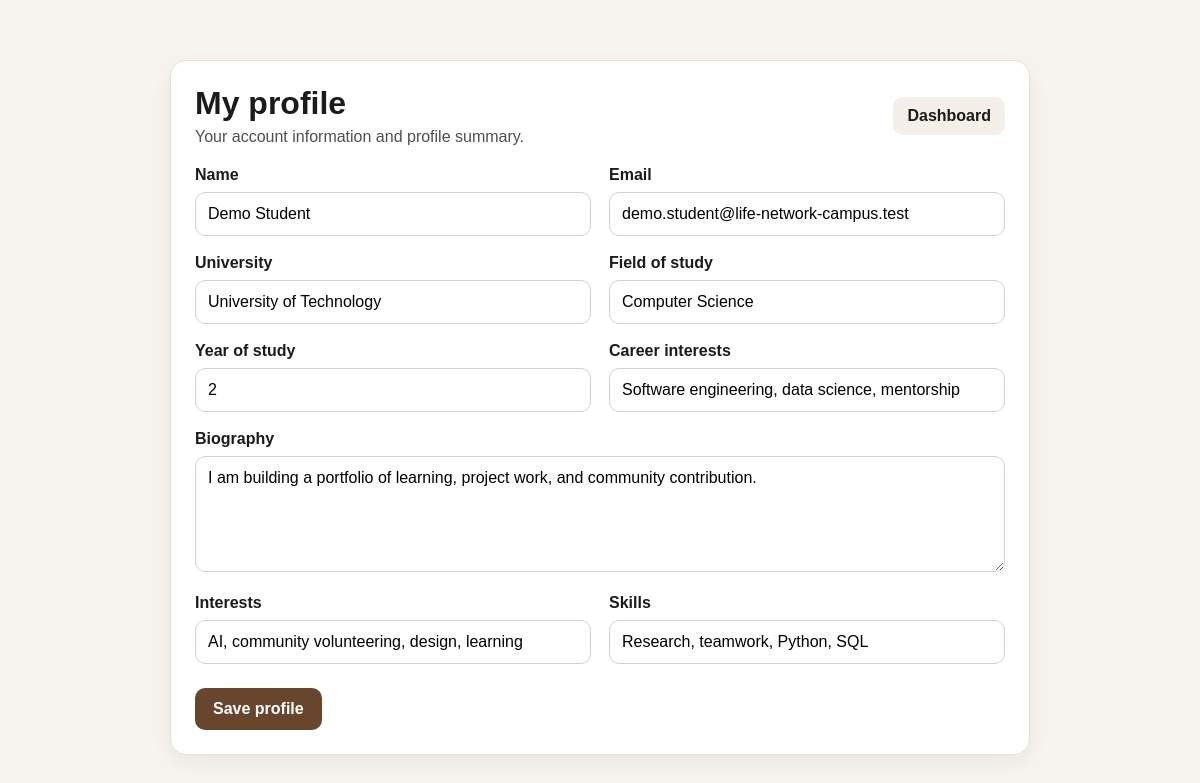
/public/profile (signed in), run on the app's committed database.
### tables this page shows
CREATE TABLE IF NOT EXISTS users (
    id BIGINT UNSIGNED NOT NULL AUTO_INCREMENT,
    name VARCHAR(120) NOT NULL,
    email VARCHAR(255) NOT NULL,
    password_hash VARCHAR(255) NOT NULL,
    university VARCHAR(150) DEFAULT NULL,
    field_of_study VARCHAR(150) DEFAULT NULL,
    year_of_study TINYINT UNSIGNED DEFAULT NULL,
    bio TEXT DEFAULT NULL,
    interests TEXT DEFAULT NULL,
    skills TEXT DEFAULT NULL,
    career_interests TEXT DEFAULT NULL,
    avatar_path VARCHAR(255) DEFAULT NULL,
    is_active TINYINT(1) NOT NULL DEFAULT 1,
    created_at TIMESTAMP NOT NULL DEFAULT CURRENT_TIMESTAMP,
    updated_at TIMESTAMP NOT NULL DEFAULT CURRENT_TIMESTAMP ON UPDATE CURRENT_TIMESTAMP,
    PRIMARY KEY (id),
    UNIQUE KEY uq_users_email (email)
);

### app/Helpers/helpers.php (called while the page is built, shortened)
<?php
function e(mixed $value): string
{
    return htmlspecialchars((string) $value, ENT_QUOTES, 'UTF-8');
}
function renderView(string $viewName, array $data = []): void
{
    $template = __DIR__ . '/../Views/' . $viewName . '.php';
    extract($data);
    include $template;
}

### app/Controllers/ProfileController.php (called while the page is built, shortened)
<?php
class ProfileController
{
    private UserRepository $userRepository;
    public function __construct()
    {
        $this->userRepository = new UserRepository();
    }
    public function showProfile(): void
    {
        $user = $this->userRepository->findById((int) $_SESSION['user_id']);
        renderView('profile/edit', ['title' => 'My profile', 'user' => $user, 'errors' => []]);
    }
}

### routes/web.php (called while the page is built, shortened)
<?php
$router = new Router();
$router->dispatch($_SERVER['REQUEST_URI'] ?? '/');

### public/index.php (called while the page is built, shortened)
<?php
require __DIR__ . '/../app/Helpers/helpers.php';
require __DIR__ . '/../routes/web.php';

### app/Repositories/UserRepository.php (called while the page is built, shortened)
<?php
class UserRepository
{
    public function findById(int $id): ?array
    {
        $pdo = Database::getConnection();
        $stmt = $pdo->prepare('SELECT * FROM users WHERE id = :id LIMIT 1');
        $stmt->execute(['id' => $id]);
        $row = $stmt->fetch(PDO::FETCH_ASSOC);
        return $row ?: null;
    }
}

### app/Views/profile/edit.php (the view, shortened to what this page needs)
<!DOCTYPE html>
<html lang="en">
<head>
    <link rel="stylesheet" href="/life-network-campus/public/assets/css/styles.css">
</head>
<body>
    <main style="max-width:900px; margin:40px auto; padding:20px;">
        <div class="card" style="padding:24px;">
            <div style="display:flex; justify-content:space-between; align-items:center; margin-bottom:20px;">
                <div>
                    <h1 style="margin:0;">My profile</h1>
                    <p style="margin:6px 0 0; color:#4f4f4f;">Your account information and profile summary.</p>
                </div>
                <a href="/life-network-campus/public/dashboard" style="padding:10px 14px; border-radius:10px; background:#f4efe9; color:#1b1b1b; text-decoration:none; font-weight:600;">Dashboard</a>
            </div>
            <form method="post" action="/life-network-campus/public/profile">
                <div style="display:grid; grid-template-columns:1fr 1fr; gap:18px;">
                    <div>
                        <label for="name" style="display:block; margin-bottom:8px; font-weight:600;">Name</label>
                        <input id="name" name="name" type="text" value="<?php echo e($user['name'] ?? ''); ?>" required style="width:100%; padding:12px; border:1px solid #d9d1c7; border-radius:10px;">
                    </div>
                    <div>
                        <label for="email" style="display:block; margin-bottom:8px; font-weight:600;">Email</label>
                        <input id="email" name="email" type="email" value="<?php echo e($user['email'] ?? ''); ?>" required style="width:100%; padding:12px; border:1px solid #d9d1c7; border-radius:10px;">
                    </div>
                    <div>
                        <label for="university" style="display:block; margin-bottom:8px; font-weight:600;">University</label>
                        <input id="university" name="university" type="text" value="<?php echo e($user['university'] ?? ''); ?>" style="width:100%; padding:12px; border:1px solid #d9d1c7; border-radius:10px;">
                    </div>
                    <div>
                        <label for="field_of_study" style="display:block; margin-bottom:8px; font-weight:600;">Field of study</label>
                        <input id="field_of_study" name="field_of_study" type="text" value="<?php echo e($user['field_of_study'] ?? ''); ?>" style="width:100%; padding:12px; border:1px solid #d9d1c7; border-radius:10px;">
                    </div>
                    <div>
                        <label for="year_of_study" style="display:block; margin-bottom:8px; font-weight:600;">Year of study</label>
                        <input id="year_of_study" name="year_of_study" type="number" min="1" max="8" value="<?php echo e($user['year_of_study'] ?? ''); ?>" style="width:100%; padding:12px; border:1px solid #d9d1c7; border-radius:10px;">
                    </div>
                    <div>
                        <label for="career_interests" style="display:block; margin-bottom:8px; font-weight:600;">Career interests</label>
                        <input id="career_interests" name="career_interests" type="text" value="<?php echo e($user['career_interests'] ?? ''); ?>" style="width:100%; padding:12px; border:1px solid #d9d1c7; border-radius:10px;">
                    </div>
                </div>
                <div style="margin-top:18px;">
                    <label for="bio" style="display:block; margin-bottom:8px; font-weight:600;">Biography</label>
                    <textarea id="bio" name="bio" rows="5" style="width:100%; padding:12px; border:1px solid #d9d1c7; border-radius:10px; resize:vertical;"><?php echo e($user['bio'] ?? ''); ?></textarea>
                </div>
                <div style="margin-top:18px; display:grid; grid-template-columns:1fr 1fr; gap:18px;">
                    <div>
                        <label for="interests" style="display:block; margin-bottom:8px; font-weight:600;">Interests</label>
                        <input id="interests" name="interests" type="text" value="<?php echo e($user['interests'] ?? ''); ?>" style="width:100%; padding:12px; border:1px solid #d9d1c7; border-radius:10px;">
                    </div>
                    <div>
                        <label for="skills" style="display:block; margin-bottom:8px; font-weight:600;">Skills</label>
                        <input id="skills" name="skills" type="text" value="<?php echo e($user['skills'] ?? ''); ?>" style="width:100%; padding:12px; border:1px solid #d9d1c7; border-radius:10px;">
                    </div>
                </div>
                <button type="submit" style="margin-top:24px; background:#67462d; color:white; border:none; border-radius:10px; padding:12px 18px; font-weight:700; cursor:pointer;">Save profile</button>
            </form>
        </div>
    </main>
</body>
</html>

### app/Core/Router.php (shortened to what this page needs)
<?php
class Router
{
    public function dispatch(string $requestUri): void
    {
        $uri = parse_url($requestUri, PHP_URL_PATH) ?? '/';
        $basePaths = ['/life-network-campus/public', '/life-network-campus'];
        foreach ($basePaths as $basePath) {
            if (str_starts_with($uri, $basePath)) {
                $uri = substr($uri, strlen($basePath));
                break;
            }
        }
        $method = $_SERVER['REQUEST_METHOD'] ?? 'GET';
        foreach ($routes as [$routeMethod, $routeUri, $handler]) {
            if ($routeMethod !== $method) {
                continue;
            }
            if ($routeUri === $uri) {
                $this->callHandler($handler);
                return;
            }
        }
    }
    private function callHandler(array $handler, array $params = []): void
    {
        [$controllerName, $action] = $handler;
        $controller = new $controllerName();
        if ($params === []) {
            $controller->$action();
            return;
        }
    }
}

### public/assets/css/styles.css (style rules this page uses)
* { box-sizing: border-box; }
:root { --color-background: #f7f3ee; --color-surface: #ffffff; --color-surface-alt: #f0ece6; --color-text: #1b1b1b; --color-muted: #5f5f5f; --color-border: #e7dfd4; --color-primary: #795637; --color-primary-soft: #efe0d1; --color-success: #2e7d5a; --color-warning: #ad6d1a; --color-danger: #b63b3b; --shadow-soft: 0 8px 24px rgba(26, 28, 27, 0.06); --radius: 16px; --space-xs: 8px; --space-sm: 12px; --space-md: 18px; --space-lg: 24px; --space-xl: 32px; }
body { margin: 0; font-family: Arial, Helvetica, sans-serif; background: var(--color-background); color: var(--color-text); }
button, input, select, textarea { font: inherit; }
button, a { touch-action: manipulation; }
main { max-width: 1200px; margin: 0 auto; padding: var(--space-xl); }
.card { background: var(--color-surface); border: 1px solid var(--color-border); border-radius: var(--radius); box-shadow: var(--shadow-soft); }

### data on the page
users: name "Demo Student", email "demo.student@life-network-campus.test", university "University of Technology", field_of_study "Computer Science", year_of_study "2", career_interests "Software engineering, data science, mentorship", bio "I am building a portfolio of learning, project work, and community contribution.", interests "AI, community volunteering, design, learning", skills "Research, teamwork, Python, SQL"
